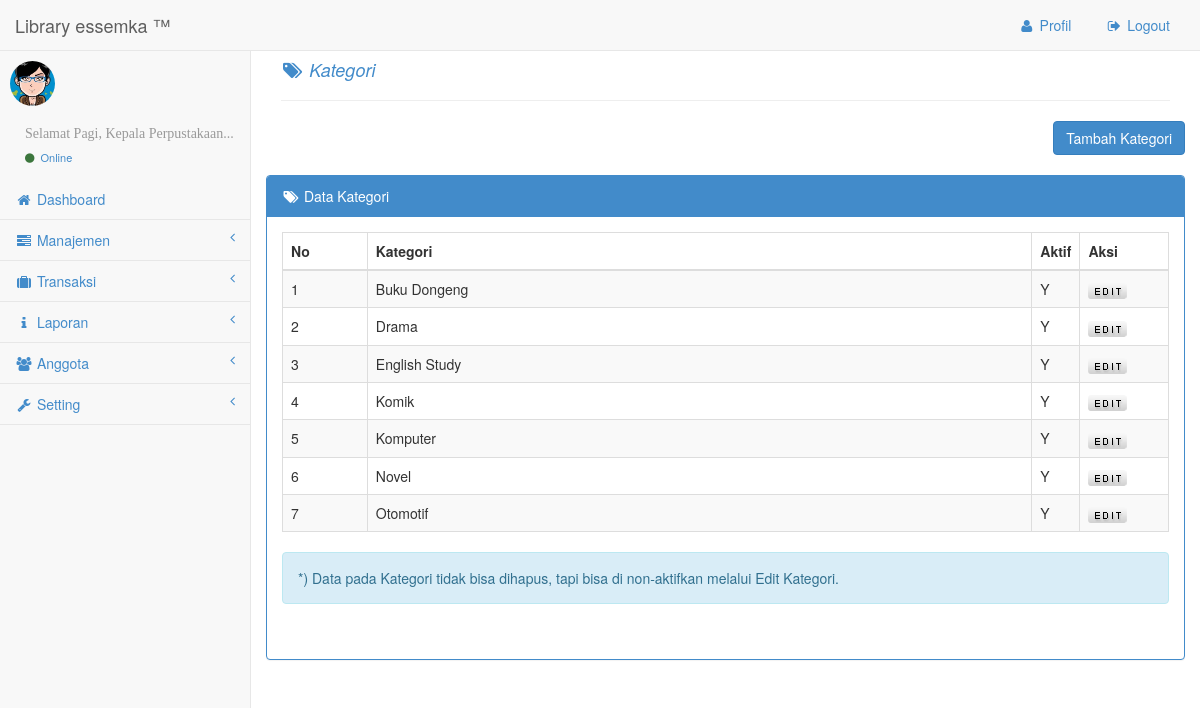
The page /administrator/media.php?module=kategori (signed in) on the database its author committed.
### tables this page shows
CREATE TABLE IF NOT EXISTS `kategori` (
  `id_kategori` int(5) NOT NULL AUTO_INCREMENT,
  `nama_kategori` varchar(50) NOT NULL,
  `aktif` enum('Y','N') NOT NULL DEFAULT 'Y',
  PRIMARY KEY (`id_kategori`)
);

### administrator/modul/mod_kategori/kategori.php (the view, shortened to what this page needs)
<?php
 if (empty($_SESSION['username']) AND empty($_SESSION['passuser'])){
  echo "<link href='style.css' rel='stylesheet' type='text/css'>
 <center>Untuk mengakses modul, Anda harus login <br>";
  echo "<a href=../../index.php><b>LOGIN</b></a></center>";
}
else{
switch($_GET[act]){
  default:
    echo "<div class='row'>
 <div class='col-lg-12'>
<h4><p class='text-primary'><em><i class='fa fa-tags fa-fw'></i> Kategori</em></p></h4><hr>
 </div><br />
 <div class='row'>
 <div class='col-lg-12'>
  <div align='right'> <button type='button' class='btn  btn-primary' onclick=\"window.location.href='?module=kategori&act=tambahkategori';\">Tambah Kategori</button></div><br />
 <div class='panel panel-primary'>
 <div class='panel-heading'>
 <i class='fa fa-tags fa-fw'></i> Data Kategori
 </div>
 <div class='panel-body'>
 <div class='table-responsive'>
 <table class='table table-striped table-bordered table-hover' id='dataTables-example'>
 <thead>
                                <tr>
                                    <th>No</th>
                                    <th>Kategori</th>
                                    <th>Aktif</th>
                                    <th>Aksi</th>
                                </tr>
                            </thead>
                            <tbody>";
    $tampil=mysql_query("SELECT * FROM kategori ORDER BY nama_kategori");
    $no=1;
    while ($r=mysql_fetch_array($tampil)){
       echo "<tr width='5%'><td>$no</td>
             <td width='75%'>$r[nama_kategori]</td>
             <td width='5%'>$r[aktif]</td>
             <td width='10%'><a href=?module=kategori&act=editkategori&id=$r[id_kategori]><img src='img/edit.png' border='0' title='edit' /></a>
             </td></tr>";
      $no++;
    }
    echo "<tbody></table></div>";
    echo "<div id=paging><div class='alert alert-info'>*) Data pada Kategori tidak bisa dihapus, tapi bisa di non-aktifkan melalui Edit Kategori.</div></div><br>";
    break;
}
}
?>

### administrator/css/sb-admin.css (style rules this page uses)
body { padding-top: 100px; background-color: #f8f8f8; }
@media (min-width:768px) { body { padding-top: 50px; } }

### rows shown on the page
kategori: nama_kategori "Buku Dongeng", aktif "Y"
kategori: nama_kategori "Drama", aktif "Y"
kategori: nama_kategori "English Study", aktif "Y"
kategori: nama_kategori "Komik", aktif "Y"
kategori: nama_kategori "Komputer", aktif "Y"
kategori: nama_kategori "Novel", aktif "Y"
kategori: nama_kategori "Otomotif", aktif "Y"
